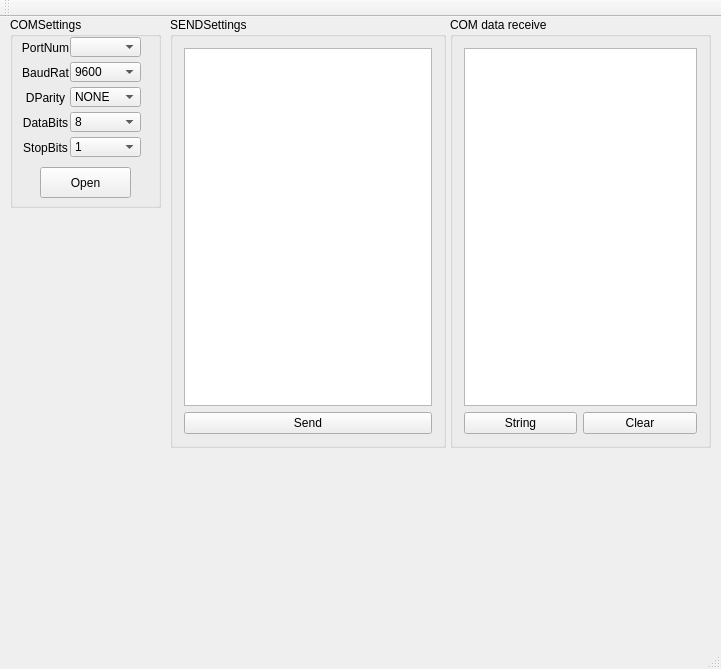
<?xml version="1.0" encoding="UTF-8"?>
<ui version="4.0">
 <class>MainWindow</class>
 <widget class="QMainWindow" name="MainWindow">
  <property name="geometry">
   <rect>
    <x>0</x>
    <y>0</y>
    <width>721</width>
    <height>669</height>
   </rect>
  </property>
  <property name="windowTitle">
   <string>MainWindow</string>
  </property>
  <widget class="QWidget" name="centralWidget">
   <widget class="QGroupBox" name="groupBox">
    <property name="geometry">
     <rect>
      <x>10</x>
      <y>0</y>
      <width>151</width>
      <height>191</height>
     </rect>
    </property>
    <property name="title">
     <string>COMSettings</string>
    </property>
    <widget class="QPushButton" name="uartOpenCloseBtn">
     <property name="geometry">
      <rect>
       <x>30</x>
       <y>150</y>
       <width>91</width>
       <height>31</height>
      </rect>
     </property>
     <property name="text">
      <string>Open</string>
     </property>
    </widget>
    <widget class="QComboBox" name="parityCombo">
     <property name="geometry">
      <rect>
       <x>60</x>
       <y>70</y>
       <width>71</width>
       <height>20</height>
      </rect>
     </property>
     <property name="currentIndex">
      <number>0</number>
     </property>
     <item>
      <property name="text">
       <string>NONE</string>
      </property>
     </item>
     <item>
      <property name="text">
       <string>EVEN</string>
      </property>
     </item>
     <item>
      <property name="text">
       <string>ODD</string>
      </property>
     </item>
     <item>
      <property name="text">
       <string>SPACE</string>
      </property>
     </item>
     <item>
      <property name="text">
       <string>MARK</string>
      </property>
     </item>
    </widget>
    <widget class="QComboBox" name="stopBitsComb">
     <property name="geometry">
      <rect>
       <x>60</x>
       <y>120</y>
       <width>71</width>
       <height>20</height>
      </rect>
     </property>
     <item>
      <property name="text">
       <string>1</string>
      </property>
     </item>
     <item>
      <property name="text">
       <string>1.5</string>
      </property>
     </item>
     <item>
      <property name="text">
       <string>2</string>
      </property>
     </item>
    </widget>
    <widget class="QLabel" name="label_4">
     <property name="geometry">
      <rect>
       <x>10</x>
       <y>70</y>
       <width>51</width>
       <height>21</height>
      </rect>
     </property>
     <property name="text">
      <string>DParity</string>
     </property>
     <property name="alignment">
      <set>Qt::AlignCenter</set>
     </property>
    </widget>
    <widget class="QLabel" name="label_6">
     <property name="geometry">
      <rect>
       <x>10</x>
       <y>120</y>
       <width>51</width>
       <height>21</height>
      </rect>
     </property>
     <property name="text">
      <string>StopBits</string>
     </property>
     <property name="alignment">
      <set>Qt::AlignCenter</set>
     </property>
    </widget>
    <widget class="QLabel" name="label_3">
     <property name="geometry">
      <rect>
       <x>10</x>
       <y>45</y>
       <width>51</width>
       <height>21</height>
      </rect>
     </property>
     <property name="text">
      <string>BaudRat</string>
     </property>
     <property name="alignment">
      <set>Qt::AlignCenter</set>
     </property>
    </widget>
    <widget class="QComboBox" name="portNameCombo">
     <property name="geometry">
      <rect>
       <x>60</x>
       <y>20</y>
       <width>71</width>
       <height>20</height>
      </rect>
     </property>
    </widget>
    <widget class="QLabel" name="label_2">
     <property name="geometry">
      <rect>
       <x>10</x>
       <y>20</y>
       <width>51</width>
       <height>21</height>
      </rect>
     </property>
     <property name="text">
      <string>PortNum</string>
     </property>
     <property name="alignment">
      <set>Qt::AlignCenter</set>
     </property>
    </widget>
    <widget class="QComboBox" name="dataBitsCombo">
     <property name="geometry">
      <rect>
       <x>60</x>
       <y>95</y>
       <width>71</width>
       <height>20</height>
      </rect>
     </property>
     <item>
      <property name="text">
       <string>8</string>
      </property>
     </item>
     <item>
      <property name="text">
       <string>7</string>
      </property>
     </item>
     <item>
      <property name="text">
       <string>6</string>
      </property>
     </item>
     <item>
      <property name="text">
       <string>5</string>
      </property>
     </item>
    </widget>
    <widget class="QLabel" name="label_5">
     <property name="geometry">
      <rect>
       <x>10</x>
       <y>95</y>
       <width>51</width>
       <height>21</height>
      </rect>
     </property>
     <property name="text">
      <string>DataBits</string>
     </property>
     <property name="alignment">
      <set>Qt::AlignCenter</set>
     </property>
    </widget>
    <widget class="QComboBox" name="baudRateCombo">
     <property name="geometry">
      <rect>
       <x>60</x>
       <y>45</y>
       <width>71</width>
       <height>20</height>
      </rect>
     </property>
     <property name="currentIndex">
      <number>3</number>
     </property>
     <item>
      <property name="text">
       <string>1200</string>
      </property>
     </item>
     <item>
      <property name="text">
       <string>2400</string>
      </property>
     </item>
     <item>
      <property name="text">
       <string>4800</string>
      </property>
     </item>
     <item>
      <property name="text">
       <string>9600</string>
      </property>
     </item>
     <item>
      <property name="text">
       <string>19200</string>
      </property>
     </item>
     <item>
      <property name="text">
       <string>38400</string>
      </property>
     </item>
     <item>
      <property name="text">
       <string>57600</string>
      </property>
     </item>
     <item>
      <property name="text">
       <string>115200</string>
      </property>
     </item>
    </widget>
   </widget>
   <widget class="QGroupBox" name="groupBox_2">
    <property name="geometry">
     <rect>
      <x>450</x>
      <y>0</y>
      <width>261</width>
      <height>431</height>
     </rect>
    </property>
    <property name="title">
     <string>COM data receive</string>
    </property>
    <layout class="QGridLayout" name="gridLayout_2">
     <item row="0" column="0" colspan="2">
      <widget class="QTextEdit" name="uartRecvText">
       <property name="enabled">
        <bool>true</bool>
       </property>
      </widget>
     </item>
     <item row="2" column="0">
      <widget class="QPushButton" name="hexStringButton">
       <property name="text">
        <string>String</string>
       </property>
      </widget>
     </item>
     <item row="2" column="1">
      <widget class="QPushButton" name="recvClearBtn">
       <property name="text">
        <string>Clear</string>
       </property>
      </widget>
     </item>
    </layout>
   </widget>
   <widget class="QGroupBox" name="groupBox_4">
    <property name="enabled">
     <bool>true</bool>
    </property>
    <property name="geometry">
     <rect>
      <x>170</x>
      <y>0</y>
      <width>276</width>
      <height>431</height>
     </rect>
    </property>
    <property name="title">
     <string>SENDSettings</string>
    </property>
    <layout class="QVBoxLayout" name="verticalLayout">
     <item>
      <widget class="QTextEdit" name="uartSendText"/>
     </item>
     <item>
      <widget class="QPushButton" name="uartSendBtn">
       <property name="text">
        <string>Send</string>
       </property>
      </widget>
     </item>
    </layout>
   </widget>
  </widget>
  <widget class="QMenuBar" name="menuBar">
   <property name="geometry">
    <rect>
     <x>0</x>
     <y>0</y>
     <width>721</width>
     <height>22</height>
    </rect>
   </property>
  </widget>
  <widget class="QToolBar" name="mainToolBar">
   <attribute name="toolBarArea">
    <enum>TopToolBarArea</enum>
   </attribute>
   <attribute name="toolBarBreak">
    <bool>false</bool>
   </attribute>
  </widget>
  <widget class="QStatusBar" name="statusBar"/>
 </widget>
 <layoutdefault spacing="6" margin="11"/>
 <resources/>
 <connections/>
</ui>
